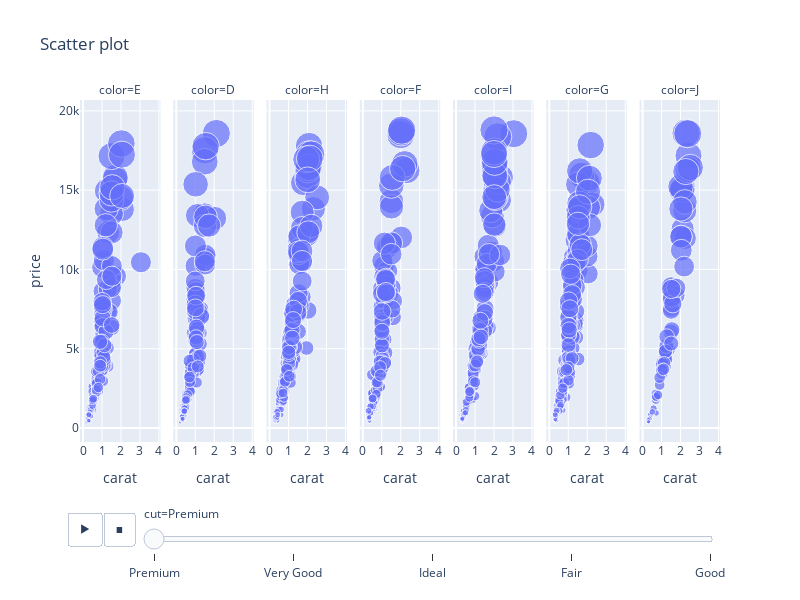

Here is the notebook cell this chart was saved with:
### Markdown cell above
# ***VIDEO OR ANIMATED PLOTS***

### Code cell
fig=px.scatter(df, x="carat", y="price",
               color="cut",
               size='price',
               animation_frame='cut',
               facet_col='color',
            #    facet_row='clarity',
               title="Scatter plot",)

fig.update_layout(height=600, width=800,showlegend=False)
fig.write_html("scatter_plot_animation.html")

fig.show()

### Figure 1 — Plotly figure (JSON) as saved in the notebook; plotly's stock layout.template omitted (floating-point values rounded to 4 significant figures; data arrays with more than 128 entries replaced by an {"elided": "..."} marker saying what was removed)
{"data": [{"hovertemplate": "cut=Premium<br>color=E<br>carat=%{x}<br>price=%{marker.size}<extra></extra>", "legendgroup": "Premium", "marker": {"color": "#636efa", "size": {"elided": "261 int values"}, "sizemode": "area", "sizeref": 46.99, "symbol": "circle"}, "mode": "markers", "name": "Premium", "orientation": "v", "showlegend": true, "type": "scatter", "x": {"elided": "261 float values"}, "xaxis": "x", "y": {"elided": "261 int values"}, "yaxis": "y"}, {"hovertemplate": "cut=Premium<br>color=D<br>carat=%{x}<br>price=%{marker.size}<extra></extra>", "legendgroup": "Premium", "marker": {"color": "#636efa", "size": {"elided": "185 int values"}, "sizemode": "area", "sizeref": 46.99, "symbol": "circle"}, "mode": "markers", "name": "Premium", "orientation": "v", "showlegend": false, "type": "scatter", "x": {"elided": "185 float values"}, "xaxis": "x2", "y": {"elided": "185 int values"}, "yaxis": "y2"}, {"hovertemplate": "cut=Premium<br>color=H<br>carat=%{x}<br>price=%{marker.size}<extra></extra>", "legendgroup": "Premium", "marker": {"color": "#636efa", "size": {"elided": "243 int values"}, "sizemode": "area", "sizeref": 46.99, "symbol": "circle"}, "mode": "markers", "name": "Premium", "orientation": "v", "showlegend": false, "type": "scatter", "x": {"elided": "243 float values"}, "xaxis": "x3", "y": {"elided": "243 int values"}, "yaxis": "y3"}, {"hovertemplate": "cut=Premium<br>color=F<br>carat=%{x}<br>price=%{marker.size}<extra></extra>", "legendgroup": "Premium", "marker": {"color": "#636efa", "size": {"elided": "220 int values"}, "sizemode": "area", "sizeref": 46.99, "symbol": "circle"}, "mode": "markers", "name": "Premium", "orientation": "v", "showlegend": false, "type": "scatter", "x": {"elided": "220 float values"}, "xaxis": "x4", "y": {"elided": "220 int values"}, "yaxis": "y4"}, {"hovertemplate": "cut=Premium<br>color=I<br>carat=%{x}<br>price=%{marker.size}<extra></extra>", "legendgroup": "Premium", "marker": {"color": "#636efa", "size": {"elided": "157 int values"}, "sizemode": "area", "sizeref": 46.99, "symbol": "circle"}, "mode": "markers", "name": "Premium", "orientation": "v", "showlegend": false, "type": "scatter", "x": {"elided": "157 float values"}, "xaxis": "x5", "y": {"elided": "157 int values"}, "yaxis": "y5"}, {"hovertemplate": "cut=Premium<br>color=G<br>carat=%{x}<br>price=%{marker.size}<extra></extra>", "legendgroup": "Premium", "marker": {"color": "#636efa", "size": {"elided": "301 int values"}, "sizemode": "area", "sizeref": 46.99, "symbol": "circle"}, "mode": "markers", "name": "Premium", "orientation": "v", "showlegend": false, "type": "scatter", "x": {"elided": "301 float values"}, "xaxis": "x6", "y": {"elided": "301 int values"}, "yaxis": "y6"}, {"hovertemplate": "cut=Premium<br>color=J<br>carat=%{x}<br>price=%{marker.size}<extra></extra>", "legendgroup": "Premium", "marker": {"color": "#636efa", "size": [1764, 1941, 2150, 1233, 945, 15110, 7844, 421, 12554, 3790, 8770, 3563, 8870, 14973, 11970, 8930, 8749, 830, 4145, 631, 8476, 7904, 4268, 5015, 7553, 1987, 8364, 6048, 13703, 4514, 3913, 12048, 3685, 8058, 4974, 3455, 540, 450, 3920, 4338, 6194, 4839, 380, 7418, 17168, 2717, 12078, 15035, 5170, 1968, 4036, 18594, 8205, 15214, 11209, 5761, 3740, 513, 4841, 14258, 4093, 10179, 3651, 7836, 1020, 8840, 13812, 16304, 16427, 3175, 3696, 5327, 2083, 583, 16174, 523, 8770, 394, 393, 18559], "sizemode": "area", "sizeref": 46.99, "symbol": "circle"}, "mode": "markers", "name": "Premium", "orientation": "v", "showlegend": false, "type": "scatter", "x": [0.7, 0.72, 0.7, 0.58, 0.72, 2.13, 1.61, 0.36, 2.11, 1, 1.51, 1.01, 1.5, 2.05, 2.24, 1.51, 1.55, 0.41, 1.05, 0.4, 1.56, 1.56, 1.21, 1.26, 1.51, 0.72, 1.74, 1.5, 2.22, 1.2, 1.18, 2.01, 1, 1.53, 1.35, 1.02, 0.32, 0.3, 1, 1.23, 1.54, 1.2, 0.31, 1.51, 2.42, 0.9, 2.03, 2.09, 1.25, 0.71, 1.04, 2.29, 1.53, 2, 2.04, 1.27, 1.06, 0.38, 1.21, 2.23, 1.13, 2.19, 1.02, 1.59, 0.51, 1.77, 2.02, 2.4, 2.51, 0.9, 1.1, 1.51, 0.82, 0.37, 2.28, 0.31, 1.51, 0.3, 0.32, 2.38], "xaxis": "x7", "y": [1764, 1941, 2150, 1233, 945, 15110, 7844, 421, 12554, 3790, 8770, 3563, 8870, 14973, 11970, 8930, 8749, 830, 4145, 631, 8476, 7904, 4268, 5015, 7553, 1987, 8364, 6048, 13703, 4514, 3913, 12048, 3685, 8058, 4974, 3455, 540, 450, 3920, 4338, 6194, 4839, 380, 7418, 17168, 2717, 12078, 15035, 5170, 1968, 4036, 18594, 8205, 15214, 11209, 5761, 3740, 513, 4841, 14258, 4093, 10179, 3651, 7836, 1020, 8840, 13812, 16304, 16427, 3175, 3696, 5327, 2083, 583, 16174, 523, 8770, 394, 393, 18559], "yaxis": "y7"}], "layout": {"annotations": [{"font": {}, "showarrow": false, "text": "color=E", "x": 0.06286, "xanchor": "center", "xref": "paper", "y": 1, "yanchor": "bottom", "yref": "paper"}, {"font": {}, "showarrow": false, "text": "color=D", "x": 0.2086, "xanchor": "center", "xref": "paper", "y": 1, "yanchor": "bottom", "yref": "paper"}, {"font": {}, "showarrow": false, "text": "color=H", "x": 0.3543, "xanchor": "center", "xref": "paper", "y": 1, "yanchor": "bottom", "yref": "paper"}, {"font": {}, "showarrow": false, "text": "color=F", "x": 0.5, "xanchor": "center", "xref": "paper", "y": 1, "yanchor": "bottom", "yref": "paper"}, {"font": {}, "showarrow": false, "text": "color=I", "x": 0.6457, "xanchor": "center", "xref": "paper", "y": 1, "yanchor": "bottom", "yref": "paper"}, {"font": {}, "showarrow": false, "text": "color=G", "x": 0.7914, "xanchor": "center", "xref": "paper", "y": 1, "yanchor": "bottom", "yref": "paper"}, {"font": {}, "showarrow": false, "text": "color=J", "x": 0.9371, "xanchor": "center", "xref": "paper", "y": 1, "yanchor": "bottom", "yref": "paper"}], "height": 600, "legend": {"itemsizing": "constant", "title": {"text": "cut"}, "tracegroupgap": 0}, "showlegend": false, "sliders": [{"active": 0, "currentvalue": {"prefix": "cut="}, "len": 0.9, "pad": {"b": 10, "t": 60}, "steps": [{"args": [["Premium"], {"frame": {"duration": 0, "redraw": false}, "fromcurrent": true, "mode": "immediate", "transition": {"duration": 0, "easing": "linear"}}], "label": "Premium", "method": "animate"}, {"args": [["Very Good"], {"frame": {"duration": 0, "redraw": false}, "fromcurrent": true, "mode": "immediate", "transition": {"duration": 0, "easing": "linear"}}], "label": "Very Good", "method": "animate"}, {"args": [["Ideal"], {"frame": {"duration": 0, "redraw": false}, "fromcurrent": true, "mode": "immediate", "transition": {"duration": 0, "easing": "linear"}}], "label": "Ideal", "method": "animate"}, {"args": [["Fair"], {"frame": {"duration": 0, "redraw": false}, "fromcurrent": true, "mode": "immediate", "transition": {"duration": 0, "easing": "linear"}}], "label": "Fair", "method": "animate"}, {"args": [["Good"], {"frame": {"duration": 0, "redraw": false}, "fromcurrent": true, "mode": "immediate", "transition": {"duration": 0, "easing": "linear"}}], "label": "Good", "method": "animate"}], "x": 0.1, "xanchor": "left", "y": 0, "yanchor": "top"}], "title": {"text": "Scatter plot"}, "updatemenus": [{"buttons": [{"args": [null, {"frame": {"duration": 500, "redraw": false}, "fromcurrent": true, "mode": "immediate", "transition": {"duration": 500, "easing": "linear"}}], "label": "&#9654;", "method": "animate"}, {"args": [[null], {"frame": {"duration": 0, "redraw": false}, "fromcurrent": true, "mode": "immediate", "transition": {"duration": 0, "easing": "linear"}}], "label": "&#9724;", "method": "animate"}], "direction": "left", "pad": {"r": 10, "t": 70}, "showactive": false, "type": "buttons", "x": 0.1, "xanchor": "right", "y": 0, "yanchor": "top"}], "width": 800, "xaxis": {"anchor": "y", "domain": [0, 0.1257], "title": {"text": "carat"}}, "xaxis2": {"anchor": "y2", "domain": [0.1457, 0.2714], "matches": "x", "title": {"text": "carat"}}, "xaxis3": {"anchor": "y3", "domain": [0.2914, 0.4171], "matches": "x", "title": {"text": "carat"}}, "xaxis4": {"anchor": "y4", "domain": [0.4371, 0.5629], "matches": "x", "title": {"text": "carat"}}, "xaxis5": {"anchor": "y5", "domain": [0.5829, 0.7086], "matches": "x", "title": {"text": "carat"}}, "xaxis6": {"anchor": "y6", "domain": [0.7286, 0.8543], "matches": "x", "title": {"text": "carat"}}, "xaxis7": {"anchor": "y7", "domain": [0.8743, 1.0], "matches": "x", "title": {"text": "carat"}}, "yaxis": {"anchor": "x", "domain": [0, 1], "title": {"text": "price"}}, "yaxis2": {"anchor": "x2", "domain": [0, 1], "matches": "y", "showticklabels": false}, "yaxis3": {"anchor": "x3", "domain": [0, 1], "matches": "y", "showticklabels": false}, "yaxis4": {"anchor": "x4", "domain": [0, 1], "matches": "y", "showticklabels": false}, "yaxis5": {"anchor": "x5", "domain": [0, 1], "matches": "y", "showticklabels": false}, "yaxis6": {"anchor": "x6", "domain": [0, 1], "matches": "y", "showticklabels": false}, "yaxis7": {"anchor": "x7", "domain": [0, 1], "matches": "y", "showticklabels": false}}}
